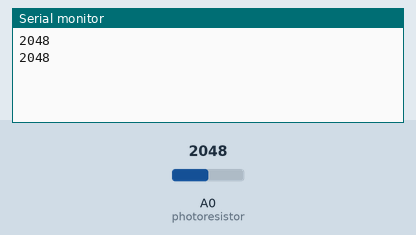
The sketch below on a simulated Particle Photon. Shown: the last lines printed to the serial monitor. Inputs (shaded band) come from the test bench; at power-on: A0 (photoresistor) = 2048.

Above: at 10.8 s.
10.9 s: A0 (photoresistor) set to 2866
At 20.4 s:
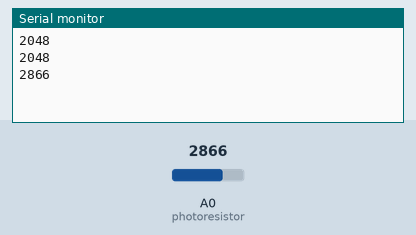
20.9 s: A0 (photoresistor) set to 3603
At 31.2 s:
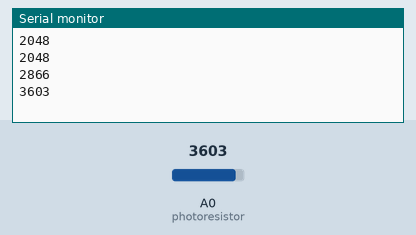
Timing chart, 0 to 32.7 s (numbered marks = the images above; inputs shaded):
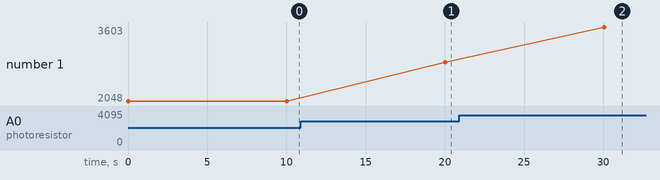

Measured:
- after the input at 10.9 s, the serial monitor: prints a new line after 9.1 s (image 1)
- after the input at 20.9 s, the serial monitor: prints a new line after 9.2 s (image 2)
- plotted number 1: 2048 → 2866 after the input at 10.9 s, 2866 → 3603 after the input at 20.9 s

The sketch:

ParticleIFTTT.ino
```cpp
int lightValue;
int photoresistor = A0;

void setup() {

  Particle.variable("lightValue", lightValue);
  Particle.variable("photoresistor", photoresistor);

    pinMode(photoresistor,INPUT);
    Serial.begin(9600);

}

void loop() {

    lightValue = analogRead(photoresistor);
    Serial.println(lightValue);
    Particle.publish("Light_Sensor",String(lightValue),30,PRIVATE);
    delay(10000);

}
```
